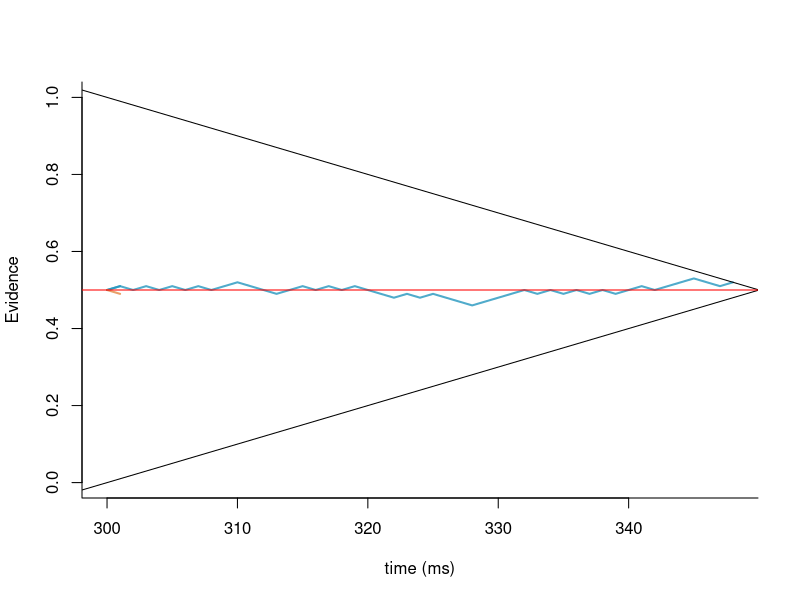

The R script that drew this image:
library(scales)
library(RColorBrewer)

rm(list = ls())
nsim <- 20
mu <- c(10, -10) # drift rate ## should this be the slope?
sigma <- 1# variance?
tau <- 0.0001 # precision
probs <- NULL
for (i in 1:length(mu)) {
  p <- 1/2 * (1 + (mu[i] * sqrt(tau))/sigma)
  q <- 1/2 * (1 - (mu[i] * sqrt(tau))/sigma)
  probs <- list(probs, c(p,q))
}
D <- sigma * sqrt(tau)
a <- 1
lower <- 0
slope <- 0.01
z <- 0.5 #0.5 #0.3 unequal z
T_er <- 300
time <- list(rep(T_er, 1))
evidencecount <- list(rep(z,1))
ms_trial <- rep(T_er, 1)
evidence_trial <- z
evidencecount_trial <- rep(z,1)
answer <- rep(NA,1)
for (i in 1:nsim) {
  prob_trial <- unlist(sample(probs, 1))
  while (evidence_trial > lower & evidence_trial < a) {
    a <- a - slope
    lower <- lower + slope
    ms_trial <- c(ms_trial, ms_trial[length(ms_trial)] + 1)
    evidence_trial <- evidence_trial + sample(c(D, -D),1, prob = prob_trial)
    evidencecount_trial <- c(evidencecount_trial, evidence_trial)
    if(ms_trial[length(ms_trial)] >= 1000){
      break
    }
  }
  #classify answers
  if(evidence_trial <= lower){
    answer[i] <- 0
  }else if(evidence_trial >= a){
    answer[i] <- 1
  }else{
    answer[i] <- NA
  }
  time[[i]] <- ms_trial
  evidencecount[[i]] <- evidencecount_trial
  evidence_trial <- z
  ms_trial <- T_er
  evidencecount_trial <- z
}
plot.new()
colors <- c('#2596BE', '#E28743', '#BBBFBE')
nlines <- 20
if (is.na(answer[1])){
  plot( evidencecount[[1]] ~ time[[1]] , type="l" , bty="l" , xlab="time (ms)" , ylab="Evidence" , col= alpha(colors[3], 0.8), lwd=2 , pch=17 , ylim=c(0,1), xlim=c(T_er, max(unlist(time[c(1:nlines)]))))
}else if (answer[1] == 1){
  plot( evidencecount[[1]] ~ time[[1]] , type="l" , bty="l" , xlab="time (ms)" , ylab="Evidence" , col= alpha(colors[1], 0.8), lwd=2 , pch=17 , ylim=c(0,1), xlim=c(T_er, max(unlist(time[c(1:nlines)]))))
}else if (answer[1] == 0){
  plot( evidencecount[[1]] ~ time[[1]] , type="l" , bty="l" , xlab="time (ms)" , ylab="Evidence" , col= alpha(colors[2], 0.8), lwd=2 , pch=17 , ylim=c(0,1), xlim=c(T_er, max(unlist(time[c(1:nlines)]))))
}
for (i in 2:nlines) {
  if (is.na(answer[i])){
    lines(evidencecount[[i]] ~ time[[i]] , col= alpha(colors[3], 0.8), lwd=2 , pch=19 , type="l" )
  }else if (answer[i] == 1){
    lines(evidencecount[[i]] ~ time[[i]] , col = alpha(colors[1], 0.8), lwd=2 , pch=19 , type="l")
  }else if (answer[i] == 0){
    lines(evidencecount[[i]] ~ time[[i]] , col = alpha(colors[2], 0.8), lwd=2 , pch=19 , type="l")
  }
}
abline(a= 1 + (300 * slope), b= -slope, col = 'black')
abline(a= 0 - (300 * slope), b= slope, col = 'black')
abline(a=z, b=0, col = 'red')
abline(v=1000, col = 'red')